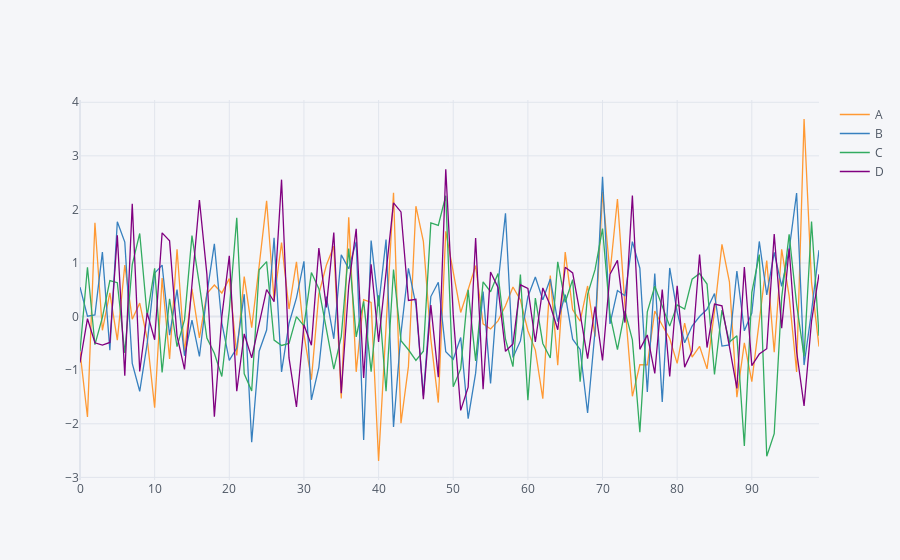

The notebook cell this image was saved under:
### Code cell
df.iplot() #iplot is used instead of plot
#this connects the pandas to the plotly, which results in direct plotly making a line plot for us without calling actual plotly
